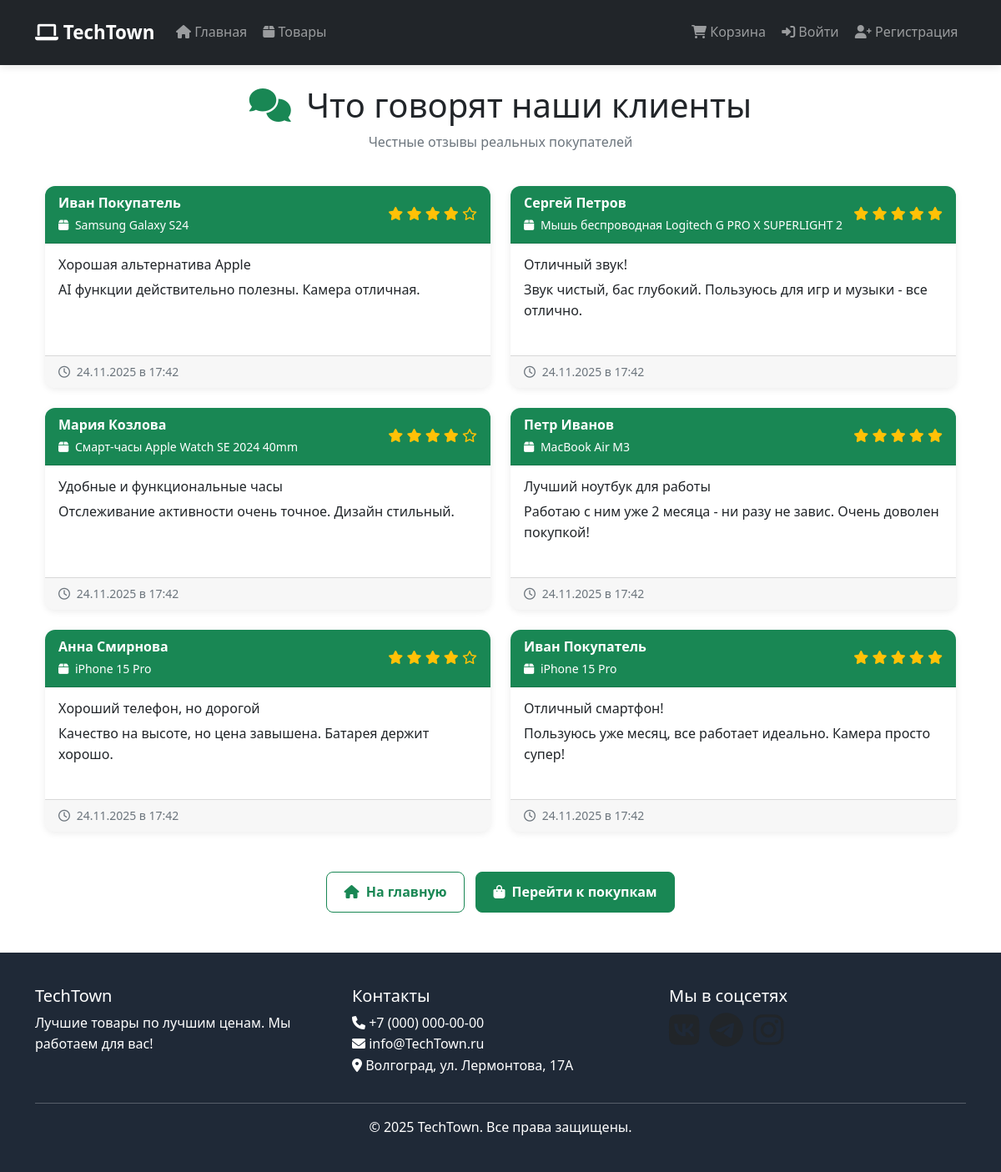
The app's page /reviews/ with its own data.
### models.py (models this page shows)
class Review(Base):
    __tablename__ = "reviews"
    id = Column(Integer, primary_key=True, index=True)
    customer_id = Column(Integer, ForeignKey("customers.id"), nullable=False)
    product_id = Column(Integer, ForeignKey("products.id"), nullable=False)
    rating = Column(Integer, nullable=False)  # 1-5 stars
    title = Column(String(200))
    comment = Column(Text)
    is_approved = Column(Boolean, default=True)
    created_at = Column(DateTime, default=datetime.utcnow)
    updated_at = Column(DateTime, default=datetime.utcnow, onupdate=datetime.utcnow)
    customer = relationship("Customer", backref="reviews_backref")
    product = relationship("Product", backref="reviews_backref")

class Customer(Base):
    __tablename__ = "customers"
    id = Column(Integer, primary_key=True, index=True)
    name = Column(String)
    email = Column(String, unique=True, index=True)
    hashed_password = Column(String)
    role = Column(String, default="visitor")
    is_active = Column(Boolean, default=True)
    created_at = Column(DateTime, default=datetime.utcnow)
    orders = relationship("Order", back_populates="customer")
    cart_items = relationship("CartItem", back_populates="customer")
    reviews = relationship("Review", back_populates="customer")  # Добавлено

class Product(Base):
    __tablename__ = "products"
    id = Column(Integer, primary_key=True, index=True)
    category_id = Column(Integer, ForeignKey("categories.id"))
    name = Column(String, nullable=False)
    description = Column(Text)
    price = Column(Float)
    image_url = Column(String)
    stock_quantity = Column(Integer, default=0)
    created_at = Column(DateTime, default=datetime.utcnow)
    popularity = Column(Integer, default=0, index=True)
    category = relationship("Category", back_populates="products")
    order_items = relationship("OrderItem", back_populates="product")
    cart_items = relationship("CartItem", back_populates="product")
    reviews = relationship("Review", back_populates="product")  # Добавлено

### main.py (the view)
@app.get("/reviews/")
def reviews_page(
    request: Request,
    db: Session = Depends(get_db),
    current_user: models.Customer = Depends(get_current_user)
):
    reviews = db.query(models.Review).filter(
        models.Review.is_approved == True
    ).options(
        joinedload(models.Review.customer),
        joinedload(models.Review.product)
    ).order_by(models.Review.created_at.desc()).all()
    return templates.TemplateResponse("reviews.html", {
        "request": request,
        "reviews": reviews,
        "current_user": current_user
    })

### templates/reviews.html (shortened to what this page needs)
{% extends "base.html" %}
{% block content %}
<div class="container">
    <div class="row mb-4">
        <div class="col-12">
            <h1 class="text-center">
                {% if current_user.role in ['admin', 'manager', 'seller'] %}
                    <i class="fas fa-comments
                        {% if current_user.role == 'admin' %}text-danger
                        {% elif current_user.role == 'manager' %}text-info
                        {% elif current_user.role == 'seller' %}text-warning{% endif %}
                        me-2"></i>
                    Отзывы покупателей
                {% else %}
                    <i class="fas fa-comments text-success me-2"></i>
                    Что говорят наши клиенты
                {% endif %}
            </h1>
            <p class="text-center text-muted">
                {% if current_user.role in ['admin', 'manager', 'seller'] %}
                    Все отзывы о товарах магазина
                {% else %}
                    Честные отзывы реальных покупателей
                {% endif %}
            </p>
        </div>
    </div>
    {% if reviews %}
    <div class="row">
        {% for review in reviews %}
        <div class="col-md-6 mb-4">
            <div class="card h-100
                {% if current_user.role == 'admin' %}border-danger
                {% elif current_user.role == 'manager' %}border-info
                {% elif current_user.role == 'seller' %}border-warning
                {% else %}border-success{% endif %}">
                <div class="card-header
                    {% if current_user.role == 'admin' %}bg-danger text-white
                    {% elif current_user.role == 'manager' %}bg-info text-white
                    {% elif current_user.role == 'seller' %}bg-warning
                    {% else %}bg-success text-white{% endif %}
                    d-flex justify-content-between align-items-center">
                    <div>
                        <strong>{{ review.customer.name }}</strong>
                        <br>
                        <small>
                            <i class="fas fa-box me-1"></i>
                            {{ review.product.name }}
                        </small>
                    </div>
                    <div class="text-warning">
                        {% for i in range(5) %}
                            {% if i < review.rating %}
                                <i class="fas fa-star"></i>
                            {% else %}
                                <i class="far fa-star"></i>
                            {% endif %}
                        {% endfor %}
                    </div>
                </div>
                <div class="card-body">
                    <h6 class="card-title">{{ review.title }}</h6>
                    <p class="card-text">{{ review.comment }}</p>
                </div>
                <div class="card-footer text-muted d-flex justify-content-between">
                    <small>
                        <i class="far fa-clock me-1"></i>
                        {{ review.created_at.strftime('%d.%m.%Y в %H:%M') }}
                    </small>
                </div>
            </div>
        </div>
        {% endfor %}
    </div>
    {% endif %}
    <div class="row mt-4">
        <div class="col-12 text-center">
            <a href="/" class="btn
                {% if current_user.role == 'admin' %}btn-outline-danger
                {% elif current_user.role == 'manager' %}btn-outline-info
                {% elif current_user.role == 'seller' %}btn-outline-warning
                {% else %}btn-outline-success{% endif %}
                me-2">
                <i class="fas fa-home me-1"></i>
                На главную
            </a>
            <a href="/products/" class="btn
                {% if current_user.role == 'admin' %}btn-danger
                {% elif current_user.role == 'manager' %}btn-info
                {% elif current_user.role == 'seller' %}btn-warning
                {% else %}btn-success{% endif %}">
                <i class="fas fa-shopping-bag me-1"></i>
                Перейти к покупкам
            </a>
        </div>
    </div>
</div>
{% endblock %}

### templates/base.html (style rules this page uses)
:root { --primary: #3b82f6; --primary-dark: #2563eb; --secondary: #6b7280; --light: #f9fafb; --dark: #1f2937; --accent: #f59e0b; --success: #10b981; }
body { font-family: 'Segoe UI', system-ui, sans-serif; background-color: #D0B084 (RAL 1001); line-height: 1.6; }
.card { border: none; border-radius: 12px; margin-bottom: 1.5rem; transition: all 0.3s ease; background: white; box-shadow: 0 2px 8px rgba(0,0,0,0.08); overflow: hidden; }
.btn { border-radius: 8px; font-weight: 600; padding: 0.7rem 1.3rem; transition: all 0.2s ease; }

### records on screen
Review: customer.name "Иван Покупатель", product.name "Samsung Galaxy S24", rating 4 (drawn), title "Хорошая альтернатива Apple", comment "AI функции действительно полезны. Камера отличная.", created_at "24.11.2025 в 17:42"
Review: customer.name "Сергей Петров", product.name "Мышь беспроводная Logitech G PRO X SUPERLIGHT 2", rating 5 (drawn), title "Отличный звук!", comment "Звук чистый, бас глубокий. Пользуюсь для игр и музыки - все отлично.", created_at "24.11.2025 в 17:42"
Review: customer.name "Мария Козлова", product.name "Смарт-часы Apple Watch SE 2024 40mm", rating 4 (drawn), title "Удобные и функциональные часы", comment "Отслеживание активности очень точное. Дизайн стильный.", created_at "24.11.2025 в 17:42"
Review: customer.name "Петр Иванов", product.name "MacBook Air M3", rating 5 (drawn), title "Лучший ноутбук для работы", comment "Работаю с ним уже 2 месяца - ни разу не завис. Очень доволен покупкой!", created_at "24.11.2025 в 17:42"
Review: customer.name "Анна Смирнова", product.name "iPhone 15 Pro", rating 4 (drawn), title "Хороший телефон, но дорогой", comment "Качество на высоте, но цена завышена. Батарея держит хорошо.", created_at "24.11.2025 в 17:42"
Review: customer.name "Иван Покупатель", product.name "iPhone 15 Pro", rating 5 (drawn), title "Отличный смартфон!", comment "Пользуюсь уже месяц, все работает идеально. Камера просто супер!", created_at "24.11.2025 в 17:42"
